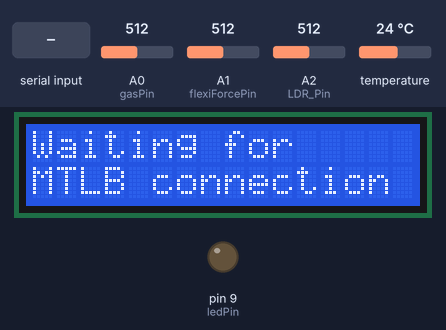
Recording of a sketch running on a simulated Arduino Uno, built with avr-gcc and run on an emulated ATmega328P. Parts: 16×2 character LCD, output pins drawn as LEDs (lit = HIGH). The inputs (shaded band) are chosen by the test bench; at power-on: temperature 24 °C, A0 (gasPin) = 512, A1 (flexiForcePin) = 512, A2 (LDR_Pin) = 512. What the sketch prints to the serial monitor is not drawn.

Above: at 2.5 s.
2.6 s: "90,45\n" received over Serial
At 4.1 s:
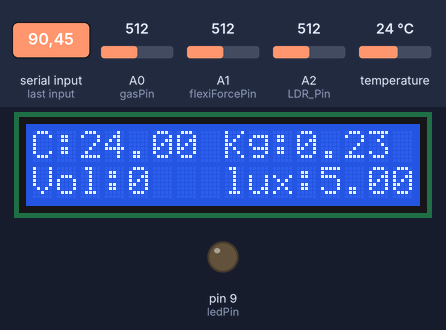
7.3 s: temperature set to 30.5 °C
9.9 s: temperature set to 31.7 °C
At 12.0 s:
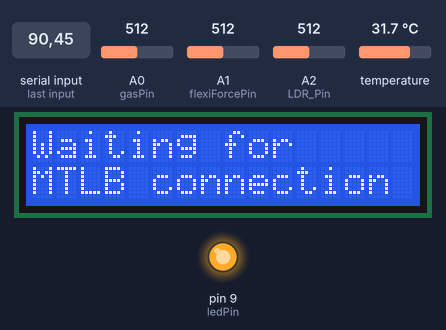
13.1 s: "30,150\n" received over Serial
At 18.3 s:
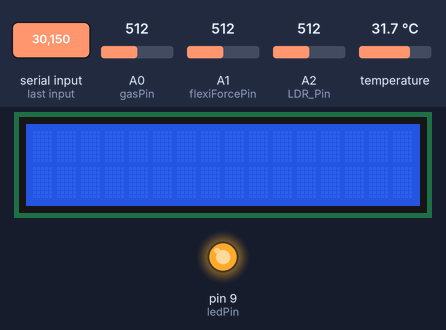
20.0 s: temperature set to 12 °C
At 22.0 s:
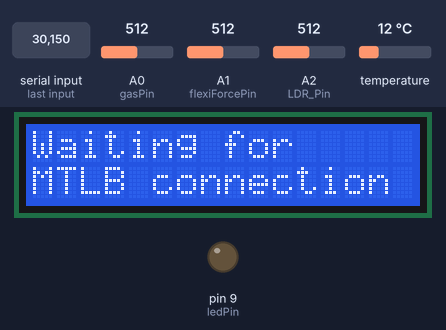
22.9 s: temperature set to 33 °C
At 25.4 s:
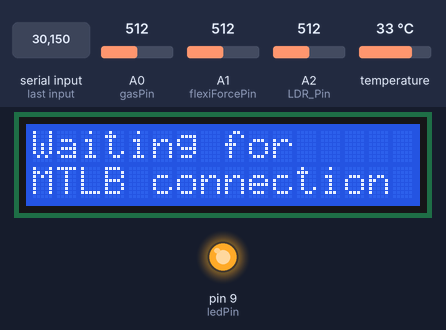
Timing chart, 0 to 26.8 s (numbered marks = the images above; inputs shaded):
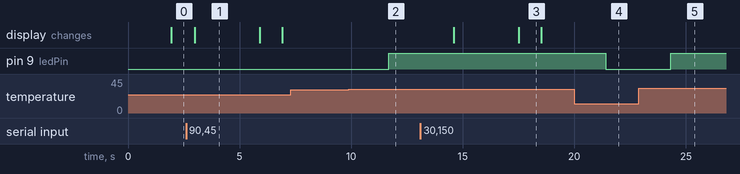

Measured:
- the behaviour switches between 31 and 31.1 °C on temperature (found by bisection; images 1 and 2)
- after the input at 2.6 s, the display: changes after 0.38 s (image 1)
- after the input at 7.3 s, every drawn part: stays the same
- after the input at 9.9 s, pin 9 (ledPin): LOW → HIGH after 1.8 s
- after the input at 13.1 s, the display: first changes after 1.5 s (image 3 shows a later state)
- after the input at 20.0 s, pin 9 (ledPin): HIGH → LOW after 1.4 s
- after the input at 22.9 s, pin 9 (ledPin): LOW → HIGH after 1.4 s
- what the display in image 1 shows lasts 2.9 s, from 3.0 s to 5.9 s

The sketch:

sketch_apr20c.ino
```cpp
#include <OneWire.h> // Include OneWire communication library
#include <LiquidCrystal.h> // Include Temperature sensor library
#define DS18S20_ID 0x10 // Set fixed values for Temperature sensor
#define DS18B20_ID 0x28 // >>     >>     >>      >>      >>
LiquidCrystal lcd(12, 11, 5, 4, 3, 2); // Create variable for the LCD Screen
OneWire ds(8); // Command to access 1−wire devices , in this case in pin 8
int ledPin = 9; // Connect LED light to pin 8
int gasPin = 0; // Alcohol Sensor connected to analogue pin 0
int flexiForcePin = 1; // Pressure sensor connected in analogue pin 1
int flexiForceReading = analogRead(flexiForcePin); // Value conversion command from analogue to digital
int LDR_Pin = A2; // Photocell Sensor connected to analogue pin 2
int LDRReading = analogRead(LDR_Pin); // Value conversion command from analogue to digital
int isConnected = 0; //Set variable equal to zero
float temp; // Float command for floating point numbers
int value = 0;

void setup() { // Begin SKETCH command
  // initialize serial communication at 9600 bits per second:
  pinMode(ledPin, HIGH); // Set LED light as output
  Serial.begin(9600); // Set the BAUD rate at 9600
  pinMode(gasPin,INPUT);

  lcd.begin(16,2); // Initialize LCD screen command
}
// the loop routine runs over and over again forever:
void loop() { // Endless loop command
  delay(1000); // Delay command
  getTemperature(); // Reads Temprature Sensor’s value
        gasPin = analogRead (0) ; // Set to the variable gasPin the reading from analogue pin 0
        flexiForceReading = analogRead(flexiForcePin); // Set to the FlexiForceReading variable the reading from the pressure sensor
        LDRReading = analogRead(LDR_Pin); // Set to the LDRReading variable the value from the Photocell


      // float digital = (flexiForceReading) * (5.0 / 1023.0); // Value conversion from analogue to digital
      // float Lbs = (digital-0.13)/1.01; // Converts above value to Libra


       float LDR; //Float command for floating point numbers
       float Vout; //Float command for floating point numbers
       float Lux; //Float command for floating point numbers
       float Kgs; //Float command for floating point numbers

       Vout = (LDRReading * 0.0048828125); // Set Vout value
       LDR = (10000.0*(5-Vout))/Vout; // Set LDR value
       Lux = (500/LDR)*100; // Value conversion to LUX
       Kgs = (flexiForceReading * 0.45359237)/1000; // Conversion of Libra to Kilos

        Serial.print(temp); //Send to serial port command
        Serial.print("/"); //Send to serial port command
        Serial.print(value); //Send to serial port command
        Serial.print("/"); //Send to serial port command
        Serial.print(Kgs); //Send to serial port command
        Serial.print("/"); //Send to serial port command
        Serial.print(Lux); //Send to serial port command
        Serial.print("\n"); //Send to serial port command

  //Serial.println(temp); //Send to serial port command
        //Serial.println(gasPin, DEC); // Data printing command in decimal form
  if(temp > 31) { // Condition if Temperature is above 31
    digitalWrite(ledPin, HIGH);  // Turn on LED light
  } else { //συνθηκη αλλιως
    digitalWrite(ledPin, LOW); // Turn off LED light
  }
        if(Serial.available() > 0 ) { // Send serial data command only if data is received
          lcd.clear(); // Clear LCD Screen
          lcd.setCursor(0,0); // LCD cursor placement command
          isConnected = Serial.parseInt(); // We set to this variable the command that reads the first integer number from the serial buffer

          Serial.flush(); // Pending of sending data termination in progress

          lcd.print(isConnected); // Print to screen command
        }
        if (isConnected == 0) { // If condition
        lcd.clear(); // Clear screen
        lcd.setCursor(0,0); // Set cursor
        lcd.print("Waiting for "); // Print to LCD screen
        lcd.setCursor(0,1); // Set Cursor
        lcd.print("MTLB connection"); // Print to LCD screen
        } else { // If condition
          lcd.clear(); // Clear screen
          lcd.setCursor(0,0); // Set Cursor
        lcd.print("C:"); // Print to LCD Screen
          lcd.print(temp); // Print to LCD Screen
          lcd.setCursor(0,1); // Set Cursor
          lcd.print("Vol:"); // Print to LCD Screen
          lcd.print(value,DEC); // Print to LCD Screen
          lcd.setCursor(8,0); // Set Cursor
          lcd.print("Kg:"); // Print to LCD Screen
          lcd.print(Kgs); // Print to LCD Screen
          lcd.setCursor(8,1); // Set Cursor
          lcd.print("lux:"); // Print to LCD Screen
          lcd.print(Lux); // Print to LCD Screen
        }
   }

        int readAlcohol()
 {
  int value = 0;
  int val1;
  int val2;
  int val3;

  val1 = analogRead(gasPin);
  delay(10);
  val2 = analogRead(gasPin);
  delay(10);
  val3 = analogRead(gasPin);

  value = (val1+val2+val3)/3;
  return value;
 }

boolean getTemperature(){ //Boolean command holds on of the two values, true or false
  byte i;
  byte present = 0;
  byte data[12];
  byte addr[8];

  // Finding device
        if (!ds.search(addr)) {
    ds.reset_search();
    return false;
  }
  if (OneWire::crc8( addr, 7) != addr[7]) {
    return false;
  }
  if (addr[0] != DS18S20_ID && addr[0] != DS18B20_ID) {
    return false;
  }
  ds.reset();
  ds.select(addr);
  // Start conversion command
  ds.write(0x44, 1);
  delay(850); // Delay command
  present = ds.reset();
  ds.select(addr); // Issue reading command
  ds.write(0xBE);
  // Received 9 bytes
  for ( i = 0; i < 9; i++) {
    data[i] = ds.read();
  }
  // Temperature Reading Calculation
  temp = ( (data[1] << 8) + data[0] )*0.0625;
  return true;
}
```
